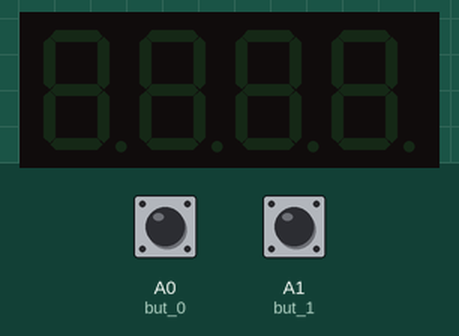
This sketch was run on a simulated Arduino Uno, built with avr-gcc and run on an emulated ATmega328P. Shown: 4-digit seven-segment display. The test bench sets the inputs (shaded band); at power-on: A0 (but_0) HIGH, A1 (but_1) HIGH.

Above: at 1.2 s.
1.3 s: A0 (but_0) pulled LOW for 0.15 s
At 1.35 s:
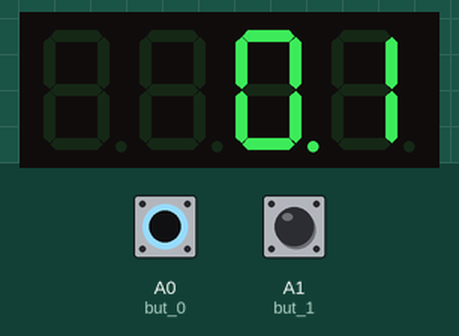
2.9 s: A1 (but_1) pulled LOW for 0.15 s
4.5 s: A0 (but_0) pulled LOW for 1 s
At 4.65 s:
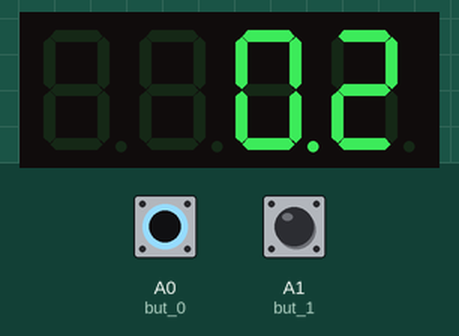

The sketch:

kronometre2.ino
```cpp
#include "SevSeg.h"

int but_0 = A0;
int but_1 = A1;
boolean kont = 0;
SevSeg sevseg;

void setup() {
  pinMode(but_0, INPUT_PULLUP);
  pinMode(but_1, INPUT_PULLUP);
  byte numDigits = 4;
  byte digitPins[] = {13, 12, 11, 10};
  byte segmentPins[] = {9, 2, 3, 5, 6, 8, 7, 4};
  bool resistorsOnSegments = false;
  byte hardwareConfig = COMMON_CATHODE;
  bool updateWithDelays = false;
  bool leadingZeros = false;
  sevseg.begin(hardwareConfig, numDigits, digitPins, segmentPins, resistorsOnSegments, updateWithDelays, leadingZeros);
  sevseg.setBrightness(90);
}

void loop() {
  static unsigned long timer = 0;
  static int salise = 0;
  if(digitalRead(but_0) == LOW){
    kont = 1;
    timer = millis();
    salise = 0;
  }
  while(kont == 1){
    if(digitalRead(but_1) == LOW) kont = 0;
    if(millis() >= timer){
      salise++; timer += 100; if(salise > 9999) salise = 0;
      sevseg.setNumber(salise, 1);
    }
    sevseg.refreshDisplay();
  }
  sevseg.refreshDisplay();
}
```

Measured:
- after the input at 1.3 s, the display: changes at once (image 1)
- after the input at 2.9 s, every drawn part: stays the same
- after the input at 4.5 s, the display: first changes at once (image 2 shows a later state)
